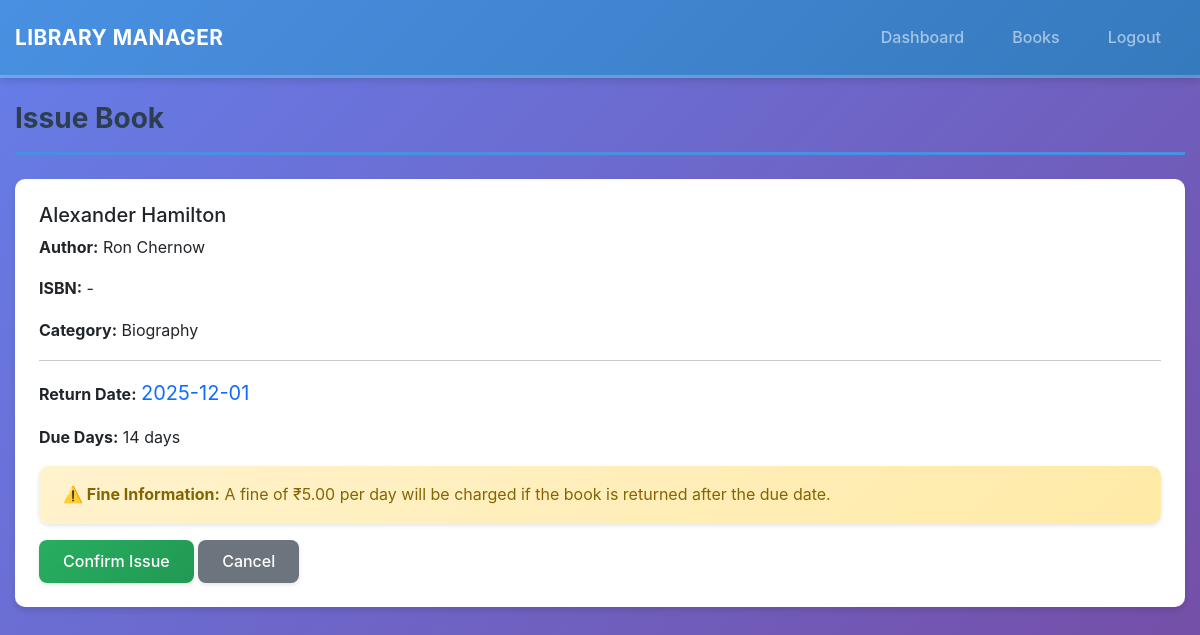
Screenshot of /books/issue/57 (signed in) with the database file from the repository.
### my_models.py (models this page shows)
class Book(db.Model):
    __tablename__ = "book"
    id = db.Column(db.Integer, primary_key=True)
    title = db.Column(db.String(150), nullable=False)
    author = db.Column(db.String(100), nullable=False)
    isbn = db.Column(db.String(20), nullable=True)
    publisher = db.Column(db.String(100))
    category = db.Column(db.String(50))
    total_copies = db.Column(db.Integer, default=1)
    available_copies = db.Column(db.Integer, default=1)
    status = db.Column(db.String(20), default='Available')
    transactions = db.relationship("BookTransaction", back_populates="book")

### app.py (the view, shortened to what this page needs)
@app.route('/books/issue/<int:book_id>', methods=['GET','POST'])
@login_required
def issue_book_to_user(book_id):
    book = Book.query.get_or_404(book_id)
    if book.available_copies <= 0:
        flash("This book is not available.", "warning")
        return redirect(url_for('books'))
    return_date = datetime.utcnow() + timedelta(days=DUE_DAYS)
    return render_template('issue_confirmation.html', book=book, due_days=DUE_DAYS, fine_per_day=FINE_PER_DAY, return_date=return_date)

### app.py (called while the page is built)
@login_manager.user_loader
def load_user(user_id):
    try:
        return User.query.get(int(user_id))
    except (ValueError, TypeError):
        return None

### templates/issue_confirmation.html
{% extends "base.html" %}
{% block content %}
<h3>Issue Book</h3>
<div class="card">
  <div class="card-body">
    <h5 class="card-title">{{ book.title }}</h5>
    <p class="card-text"><strong>Author:</strong> {{ book.author }}</p>
    <p class="card-text"><strong>ISBN:</strong> {{ book.isbn or '-' }}</p>
    <p class="card-text"><strong>Category:</strong> {{ book.category or '-' }}</p>
    <hr>
    <p class="card-text"><strong>Return Date:</strong> <span class="text-primary fs-5">{{ return_date.date() }}</span></p>
    <p class="card-text"><strong>Due Days:</strong> {{ due_days }} days</p>
    <div class="alert alert-warning" role="alert">
      <strong>⚠️ Fine Information:</strong> A fine of ₹{{ "%.2f"|format(fine_per_day) }} per day will be charged if the book is returned after the due date.
    </div>
    <form method="post">
      <button type="submit" class="btn btn-success">Confirm Issue</button>
      <a href="{{ url_for('books') }}" class="btn btn-secondary">Cancel</a>
    </form>
  </div>
</div>
{% endblock %}

### static/css/style.css (style rules this page uses)
:root { --primary-color: #4a90e2; --primary-dark: #357abd; --primary-light: #6ba3e8; --secondary-color: #50c878; --danger-color: #e74c3c; --warning-color: #f39c12; --success-color: #27ae60; --info-color: #3498db; --dark-color: #2c3e50; --light-color: #ecf0f1; --white: #ffffff; --gray-light: #f8f9fa; --gray-medium: #6c757d; --gray-dark: #495057; --shadow-sm: 0 2px 4px rgba(0, 0, 0, 0.1); --shadow-md: 0 4px 6px rgba(0, 0, 0, 0.1); --shadow-lg: 0 10px 25px rgba(0, 0, 0, 0.15); --border-radius: 10px; --transition: all 0.3s ease; }
* { margin: 0; padding: 0; box-sizing: border-box; }
body { font-family: -apple-system, BlinkMacSystemFont, 'Segoe UI', Roboto, 'Helvetica Neue', Arial, sans-serif; background: linear-gradient(135deg, #667eea 0%, #764ba2 100%); background-attachment: fixed; min-height: 100vh; padding-bottom: 30px; color: var(--dark-color); line-height: 1.6; }
.card { border: none; border-radius: var(--border-radius); box-shadow: var(--shadow-md); transition: var(--transition); overflow: hidden; background: var(--white); }
.card-body { padding: 1.5rem; }
.btn { border-radius: 8px; font-weight: 500; padding: 0.6rem 1.5rem; transition: var(--transition); border: none; box-shadow: var(--shadow-sm); }
.btn-success { background: linear-gradient(135deg, var(--success-color) 0%, #229954 100%); }
.alert { border-radius: var(--border-radius); border: none; box-shadow: var(--shadow-sm); padding: 1rem 1.5rem; }
.alert-warning { background: linear-gradient(135deg, #fff3cd 0%, #ffeaa7 100%); color: #856404; }
h3 { color: var(--dark-color); font-weight: 700; margin-bottom: 1.5rem; padding-bottom: 1rem; border-bottom: 3px solid var(--primary-color); }
.card, .search-container, .alert { animation: fadeIn 0.5s ease-out; }

### rows the page displays
Book: title "Alexander Hamilton", author "Ron Chernow", isbn "-", category "Biography"

### other values shown
{{ due_days }} "14"
{{ "%.2f"|format(fine_per_day) }} "5.00"
